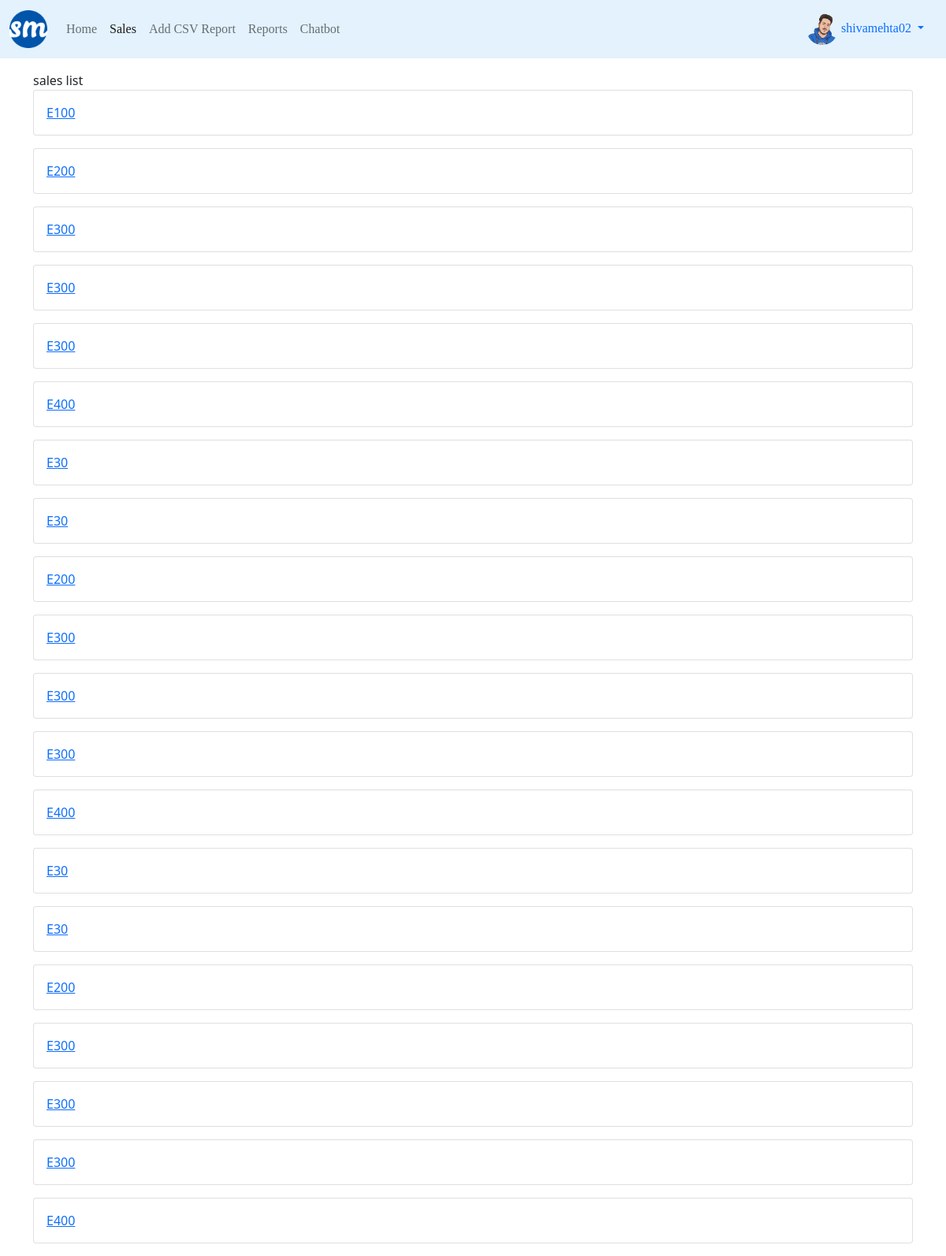
The page /sales/ (signed in) on the database its author committed.
### profiles/models.py (models this page shows, shortened)
class Profile(models.Model):
    user = models.OneToOneField(User,on_delete=models.CASCADE)
    bio = models.TextField(default='no bio...')
    avatar = models.ImageField(upload_to= 'avatars',default = 'no_picture.png')
    created = models.DateTimeField(auto_now_add=True)
    updtaed = models.DateTimeField(auto_now= True)

### sales/models.py (models this page shows, shortened)
class Sale(models.Model):
    transaction_id = models.CharField(max_length=12, blank=True)
    positions = models.ManyToManyField(Position)
    total_price = models.FloatField(blank=True, null=True)
    customer = models.ForeignKey(Customer, on_delete=models.CASCADE)
    salesman = models.ForeignKey(Profile, on_delete=models.CASCADE)
    created = models.DateTimeField(blank=True)
    updated = models.DateTimeField(auto_now=True)
    def get_absolute_url(self):
        return reverse("sales:detail", kwargs={"pk": self.pk})

### sales/views.py (the view)
# urls.py: path('sales/', sale_List_view, name='list'),
@login_required
def sale_List_view(request):
    qs = Sale.objects.all()
    return render(request, 'sales/main.html',{'object_list':qs})

### sales/templates/sales/main.html (shortened to what this page needs)
{% extends 'base.html' %}
{% block content %}
sales list
<br>
{% for obj in object_list %}
   <div class="card mb-3" >
   <a href = "{{obj.get_absolute_url}}" class= "card-body">{{obj.transaction_id}}</a>
   </div>
{% endfor %}
{% endblock content %}

### templates/navbar.html (shortened to what this page needs)
{% load static %}
{% url 'sales:home' as path_to_home %}
{% url 'sales:list' as path_to_sales %}
{% url 'reports:from-file' as path_to_from_files %}
{% url 'reports:main' as path_to_reports %}
{% url 'chatbot:chatbot' as path_to_chatbot %}
<nav class="navbar navbar-expand-lg navbar-light" style="background-color: #e3f2fd; font-family: Poppins-Bold;">
  <div class="container-fluid">
    <a class="navbar-brand" href=""><img src="{% static 'favicon.ico' %}" class="logo-sm"></a>
    <div class="collapse navbar-collapse" id="navbarSupportedContent">
      <ul class="navbar-nav  ">
        <li class="nav-item">
          <a class="nav-link {% if request.path == path_to_home%}active{% endif %}" href="{{path_to_home}} ">Home</a>
        </li>
        <li class="nav-item">
          <a class="nav-link {% if request.path == path_to_sales%}active{% endif %}" href="{{path_to_sales}}">Sales</a>
        </li>
        <li class="nav-item">
          <a class="nav-link {% if request.path == path_to_from_files%}active{% endif %}" href="{{path_to_from_files}}">Add CSV Report</a>
        </li>
        <li class="nav-item">
          <a class="nav-link {% if request.path == path_to_reports%}active{% endif %}" href="{{path_to_reports}}">Reports</a>
        </li>
        <li class="nav-item">
          <a class="nav-link {% if request.path == path_to_chatbot%}active{% endif %}" href="{{path_to_chatbot}}">Chatbot</a>
        </li>
      </ul>
    </div>
    {% if request.user.is_authenticated %}
      <div class="nav-item dropdown">
        <div class="nav-link dropdown-toggle" id="navbarDropdownMenuLink" role="button" data-bs-toggle="dropdown" aria-expanded="false">
          <img src="{{request.user.profile.avatar.url}}" class="avatar-sm">&nbsp;{{request.user}}
        </div>
      </div>
    {% endif %}
  </div>
</nav>

### static/style.css (style rules this page uses)
.avatar-sm { height: 40px; width:40px; border-radius: 50%; }

### rows shown on the page
Sale: transaction_id "E100"
Sale: transaction_id "E200"
Sale: transaction_id "E300"
Sale: transaction_id "E300"
Sale: transaction_id "E300"
Sale: transaction_id "E400"
Sale: transaction_id "E30"
Sale: transaction_id "E30"
Sale: transaction_id "E200"
Sale: transaction_id "E300"
Sale: transaction_id "E300"
Sale: transaction_id "E300"
Sale: transaction_id "E400"
Sale: transaction_id "E30"
Sale: transaction_id "E30"
Sale: transaction_id "E200"
Sale: transaction_id "E300"
Sale: transaction_id "E300"
Sale: transaction_id "E300"
Sale: transaction_id "E400"

### other values the page prints
{{ request.user }} "shivamehta02"
